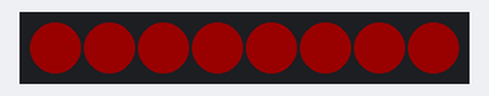
A program run on a simulated Raspberry Pi Pico running MicroPython. On the bench: 8 RGB LEDs in strip order, left to right. Dim RGB values are drawn brighter than linear.

Above: at 0.1 s.
At 0.6 s:
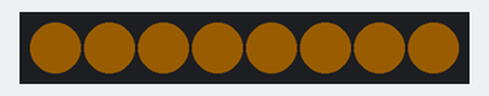
At 1.1 s:
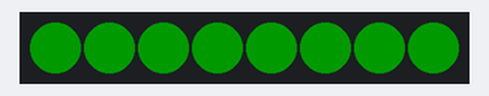
At 1.6 s:
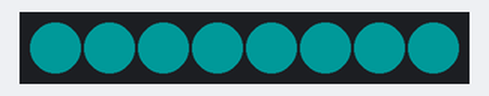
At 2.1 s:
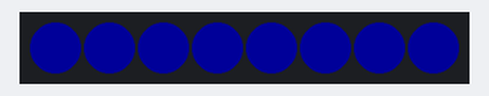
At 3.1 s:
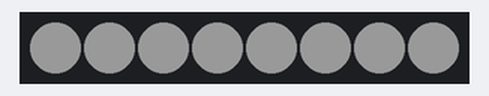
Timing chart, 0 to 40.0 s (numbered marks = the images above):
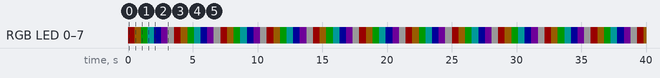

Measured:
- by itself, RGB LED 0–7: repeats every 3.6 s: RGB(25, 15, 0) 0.51 s, RGB(0, 25, 0) 0.51 s, RGB(0, 25, 25) 0.51 s, RGB(0, 0, 25) 0.51 s, RGB(18, 0, 25) 0.51 s, RGB(25, 25, 25) 0.51 s, RGB(25, 0, 0) 0.51 s
- by itself, everything shown: repeats every 3.6 s, in 7 steps
- what the display in image 0 shows lasts 0.5 s, from 0.0 s to 0.5 s

The program:

neopixel_test.py
```python
import array, time
from machine import Pin
import rp2

# Configure the number of WS2812 LEDs, pins and brightness.
NUM_LEDS = 8
PIN_NUM = 16
brightness = 0.1


@rp2.asm_pio(sideset_init=rp2.PIO.OUT_LOW, out_shiftdir=rp2.PIO.SHIFT_LEFT, autopull=True, pull_thresh=24)
def ws2812():
    T1 = 2
    T2 = 5
    T3 = 3
    wrap_target()
    label("bitloop")
    out(x, 1)               .side(0)    [T3 - 1]
    jmp(not_x, "do_zero")   .side(1)    [T1 - 1]
    jmp("bitloop")          .side(1)    [T2 - 1]
    label("do_zero")
    nop()                   .side(0)    [T2 - 1]
    wrap()


# Create the StateMachine with the ws2812 program, outputting on Pin(16).
sm = rp2.StateMachine(0, ws2812, freq=8_000_000, sideset_base=Pin(PIN_NUM))

# Start the StateMachine, it will wait for data on its FIFO.
sm.active(1)

# Display a pattern on the LEDs via an array of LED RGB values.
ar = array.array("I", [0 for _ in range(NUM_LEDS)])

def pixels_show():
    dimmer_ar = array.array("I", [0 for _ in range(NUM_LEDS)])
    for i,c in enumerate(ar):
        r = int(((c >> 8) & 0xFF) * brightness)
        g = int(((c >> 16) & 0xFF) * brightness)
        b = int((c & 0xFF) * brightness)
        dimmer_ar[i] = (g<<16) + (r<<8) + b
    sm.put(dimmer_ar, 8)
    time.sleep_ms(10)

def pixels_set(i, color):
    ar[i] = (color[1]<<16) + (color[0]<<8) + color[2]

def pixels_fill(color):
    for i in range(len(ar)):
        pixels_set(i, color)


#OFF = (0, 0, 0)
RED = (255, 0, 0)
YELLOW = (255, 150, 0)
GREEN = (0, 255, 0)
CYAN = (0, 255, 255)
BLUE = (0, 0, 255)
PURPLE = (180, 0, 255)
WHITE = (255, 255, 255)
COLORS = (RED, YELLOW, GREEN, CYAN, BLUE, PURPLE, WHITE)

while(True):
    for color in COLORS:
        pixels_fill(color)
        pixels_show()
        time.sleep(0.5)
```
